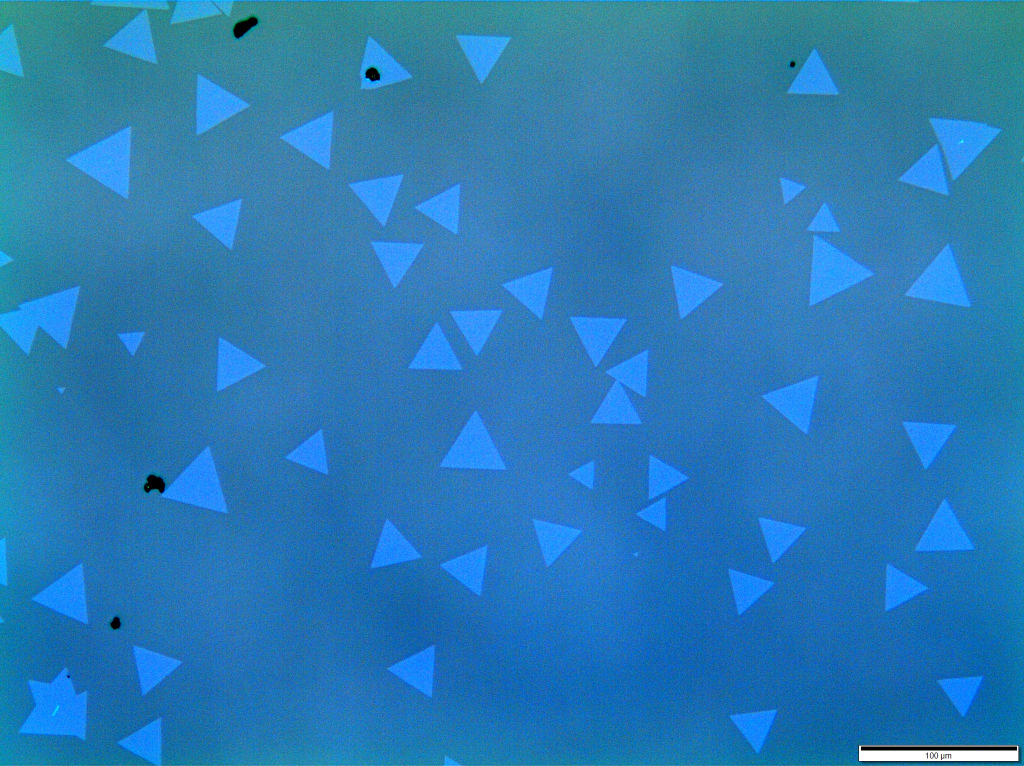
#> input picture testingImage.jpg, 2048 x 1532 px (shown at 1/2 size)
$ jupyter execute ImageProcessScript.ipynb
#> lines starting #> are read from the running program, lines starting #| are printed output that depends on the picture; after the words box and inside, x2 and y2 are one past the last pixel; in counts of white or black regions, pixels touching at a corner belong together
[cell 1]
# Core
import numpy as np
import cv2
import io
from skimage.measure import label, regionprops

# Visualization
from matplotlib import pyplot as plt
import matplotlib.patches as mpatches

# File Chooser
import tkinter as tk
from tkinter import filedialog

[cell 2]
# Settings & Globals
printText = False

kernel = np.ones((3, 3), np.uint8)

[cell 3]
# Get Image
def getImage(file_path="", blockSize=505, C=-2):
    root = tk.Tk()
    root.withdraw()
    if file_path == "":
        file_path = filedialog.askopenfilename(filetypes=[("Image Files", ".png .jpg")])
    src_img = cv2.imread(file_path)
    copy = src_img.copy()
    copy[:, :, 1] = copy[:, :, 2] = 0
    gray = cv2.cvtColor(copy, cv2.COLOR_BGR2GRAY)
    gray = cv2.adaptiveThreshold(
        gray, 255, cv2.ADAPTIVE_THRESH_GAUSSIAN_C, cv2.THRESH_BINARY, blockSize, C
    )  ########## 2 magic numbers here
    return gray

[cell 4]
# Noise Removal
def noiseRemoval(gray, openIter=3, closeIter=3):
    clean = cv2.morphologyEx(gray, cv2.MORPH_OPEN, kernel, iterations=openIter)
    clean = cv2.morphologyEx(clean, cv2.MORPH_CLOSE, kernel, iterations=closeIter)
    return clean

[cell 5]
# Get Coverage
def getCoverage(clean):
    coverage = np.count_nonzero(clean) / (clean.shape[0] * clean.shape[1])
    if printText:
        print(str(coverage) + "%")
    return coverage

[cell 6]
# copied from JUN_NETWORKS at https://stackoverflow.com/questions/7821518/matplotlib-save-plot-to-numpy-array
def get_img_from_fig(fig, dpi=180):
    buf = io.BytesIO()
    fig.savefig(buf, format="png", dpi=180)
    buf.seek(0)
    img_arr = np.frombuffer(buf.getvalue(), dtype=np.uint8)
    buf.close()
    img = cv2.imdecode(img_arr, 1)
    img = cv2.cvtColor(img, cv2.COLOR_BGR2RGB)

    return img

[cell 7]
# Get Regions
def getRegions(sourceImage,clean, blockSize=403, C=-4, minArea=0.00025, boxColor="red"):
    sure_bg = cv2.dilate(clean, kernel, iterations=1)
    dist_transform = cv2.distanceTransform(sure_bg, cv2.DIST_L2, 0)
    dist_transform = np.uint8(dist_transform)
    dt_fg = cv2.adaptiveThreshold(
        dist_transform, 255, cv2.ADAPTIVE_THRESH_MEAN_C, cv2.THRESH_BINARY, 403, -4
    )
    unknown = cv2.subtract(sure_bg, dt_fg)
    ret, markers = cv2.connectedComponents(dt_fg)
    markers = markers + 1
    markers[unknown == 255] = 0
    shedded = cv2.watershed(sourceImage, markers)
    edge = markers == -1
    edge = cv2.dilate(edge.astype(np.uint8), kernel)

    fig = plt.figure(frameon=False)
    ax = plt.Axes(fig, [0.0, 0.0, 1.0, 1.0])
    ax.set_axis_off()
    fig.add_axes(ax)
    ax.imshow(sourceImage)

    label_image = label(markers)
    region_count = 0
    height = label_image.shape[1]
    width = label_image.shape[0]
    for region in regionprops(label_image):
        if region.area >= (minArea * height * width):  # Aribtuary
            region_count += 1
            minr, minc, maxr, maxc = region.bbox
            rect = mpatches.Rectangle(
                (minc, minr),
                maxc - minc,
                maxr - minr,
                fill=False,
                edgecolor=boxColor,
                linewidth=1,
            )
            ax.add_patch(rect)

    regionsFound=get_img_from_fig(plt)
#     plt.savefig("regionsFound.png")
#     regionsFound = cv2.imread("regionsFound.png")
#     regionsFound = cv2.cvtColor(regionsFound, cv2.COLOR_BGR2RGB)

    if printText:
        print(region_count)

    return region_count, regionsFound

[cell 8]
def processImage(
    file_path="",
    blockSize1=505,
    C1=-2,
    blockSize2=403,
    openIter=3,
    closeIter=3,
    C2=-4,
    minArea=0.00025,
    boxColor="red",
):
#> called with file_path = 'testingImage.jpg', blockSize1 = 505, C1 = -2, blockSize2 = 403, openIter = 3, closeIter = 3, C2 = -4, minArea = 0.00025
    sourceImage = cv2.imread(file_path)
#> sourceImage is the input picture: shape (1532, 2048, 3); mean B, G, R 182, 123.1, 41
    sourceImage = cv2.cvtColor(sourceImage, cv2.COLOR_BGR2RGB)
    gray = getImage(file_path, blockSize1, C1)
#> in getImage, `gray = cv2.adaptiveThreshold( gray, 255, cv2.ADAPTIVE_THRESH_GAUSSIAN_..`:
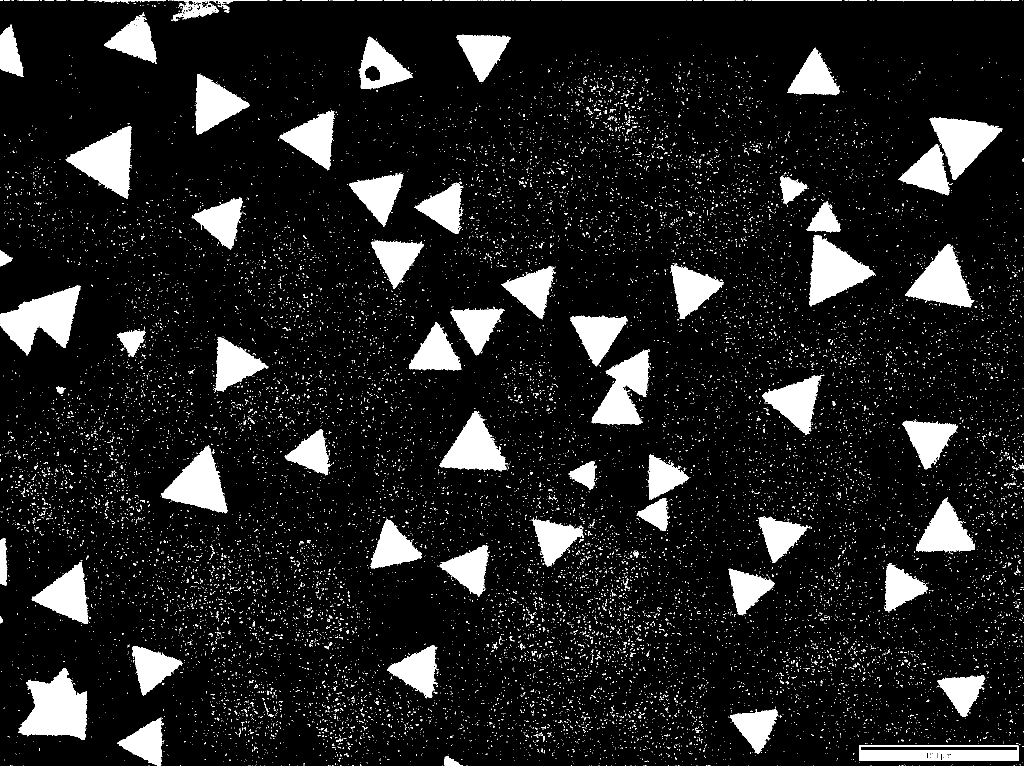
#> gray: shape (1532, 2048) (shown at 1/2 size); 11.3% white; 17774 white regions (17527 under 20 px), largest, box (x1, y1, x2, y2) and area: (37, 1336, 175, 1480) 12384, (0, 570, 162, 711) 11723, (131, 252, 264, 398) 9981
    clean = noiseRemoval(gray, openIter, closeIter)
#> in noiseRemoval, `clean = cv2.morphologyEx(gray, cv2.MORPH_OPEN, kernel, iterations=open..`: clean: shape (1532, 2048); 9.1% white; 63 white regions, largest, box (x1, y1, x2, y2) and area: (40, 1338, 173, 1479) 12120, (0, 572, 159, 706) 11575, (134, 253, 262, 395) 9822
#> in noiseRemoval, `clean = cv2.morphologyEx(clean, cv2.MORPH_CLOSE, kernel, iterations=cl..`: clean: shape (1532, 2048); 9.1% white; 60 white regions, largest, box (x1, y1, x2, y2) and area: (1801, 236, 2000, 389) 14083, (40, 1338, 173, 1479) 12138, (0, 572, 159, 706) 11592
    coverage = getCoverage(clean)
#> in getCoverage, `coverage = np.count_nonzero(clean) / (clean.shape[0] * clean.shape[1])`: coverage = 0.0911
#> coverage = 0.0911
    regionCount, regionsFound = getRegions(
        sourceImage, clean, blockSize2, C2, minArea, boxColor
    )
#> in getRegions, `sure_bg = cv2.dilate(clean, kernel, iterations=1)`: sure_bg: shape (1532, 2048); 9.8% white; 60 white regions, largest, box (x1, y1, x2, y2) and area: (1800, 235, 2001, 390) 15001, (39, 1337, 174, 1480) 12744, (0, 571, 160, 707) 12228
#> in getRegions, `dt_fg = cv2.adaptiveThreshold( dist_transform, 255, cv2.ADAPTIVE_THRES..`: dt_fg: shape (1532, 2048); 6.7% white; 58 white regions (4 under 20 px), largest, box (x1, y1, x2, y2) and area: (44, 1348, 168, 1473) 9618, (0, 576, 155, 701) 9224, (139, 259, 257, 390) 7781
#> in getRegions, `unknown = cv2.subtract(sure_bg, dt_fg)`: unknown: shape (1532, 2048); 3% white; 61 white regions, largest, box (x1, y1, x2, y2) and area: (1800, 235, 2001, 390) 4177, (1183, 700, 1297, 850) 3410, (39, 1337, 174, 1480) 3126
#> in getRegions, `ret, markers = cv2.connectedComponents(dt_fg)`:
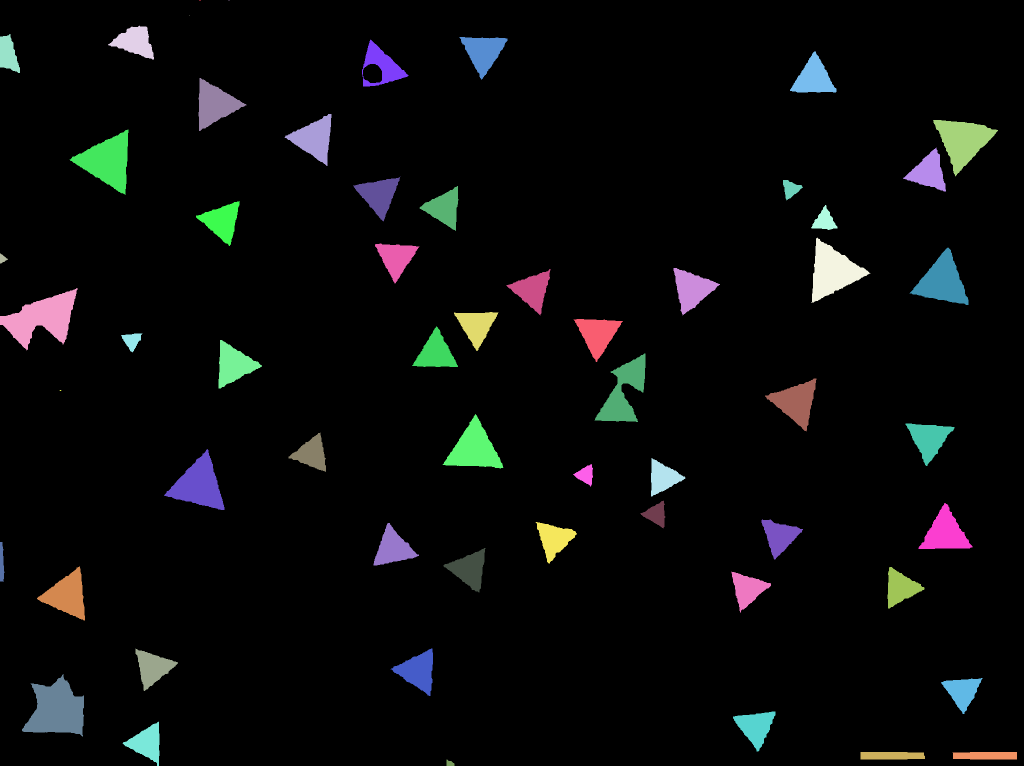
#> markers: shape (1532, 2048) int32 (shown at 1/2 size); 59 distinct labels, from 0 to 58; one colour per label, 0 black
#> in getRegions, `ret, markers = cv2.connectedComponents(dt_fg)`: ret = 59
#> in getRegions, `markers = markers + 1`:
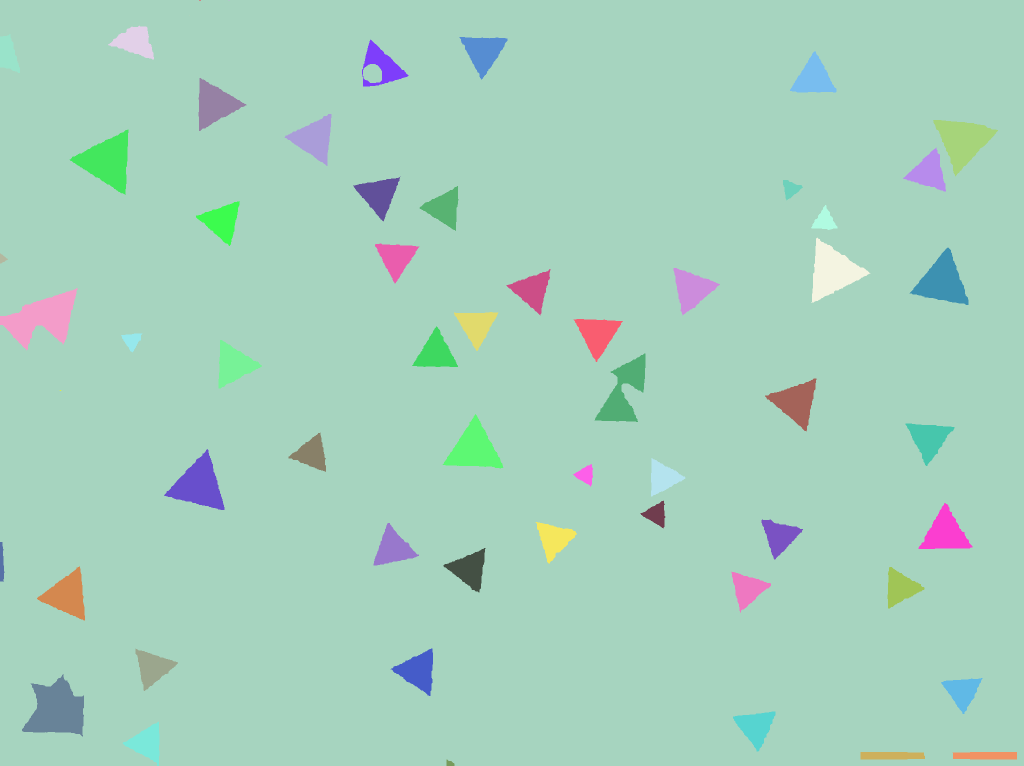
#> markers: shape (1532, 2048) int32 (shown at 1/2 size); 59 distinct labels, from 1 to 59; one colour per label, 0 black
#> in getRegions, `markers[unknown == 255] = 0`: markers: shape (1532, 2048) int32; 60 distinct labels, from 0 to 59
#> in getRegions, `shedded = cv2.watershed(sourceImage, markers)`:
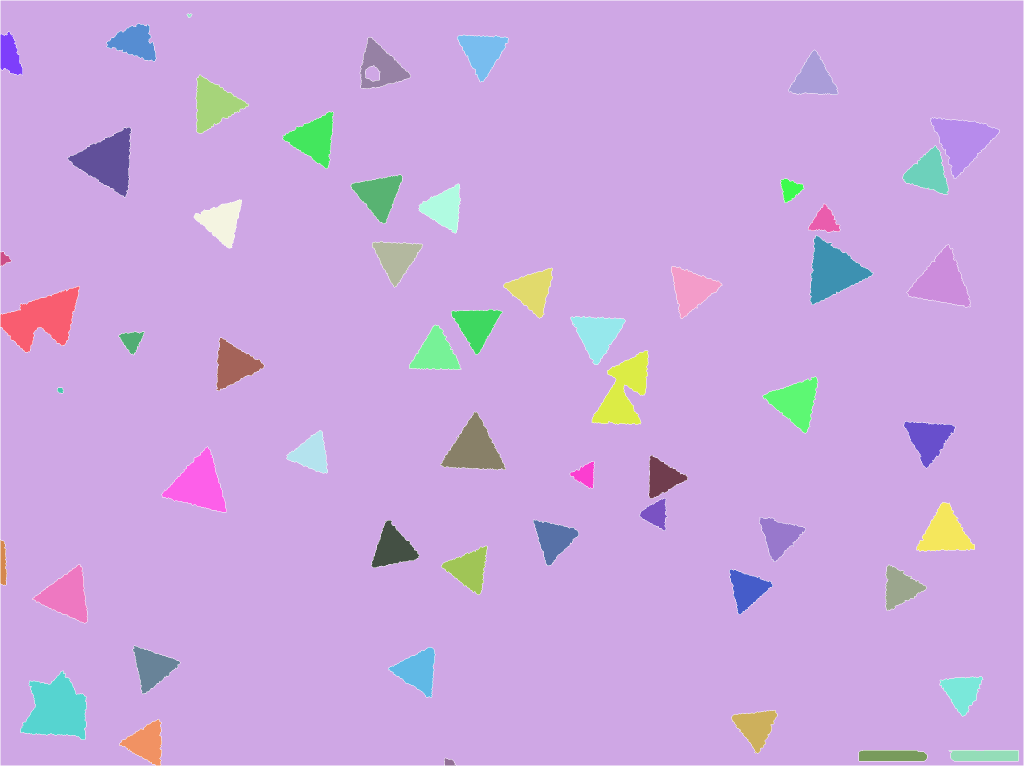
#> shedded: shape (1532, 2048) int32 (shown at 1/2 size); 58 distinct labels, from -1 to 59; one colour per label, 0 black, -1 white
#> in getRegions, `edge = markers == -1`: edge: shape (1532, 2048) bool; 0.74% white in thin lines or dots
#> in getRegions, `edge = cv2.dilate(edge.astype(np.uint8), kernel)`: edge: shape (1532, 2048); values 0 (black) and 1 (white), 2.4% white; 52 white regions, largest, box (x1, y1, x2, y2) and area: (0, 0, 2048, 1532) 18649, (1182, 700, 1298, 851) 2047, (39, 1340, 175, 1481) 1893
#> in getRegions, `label_image = label(markers)`:
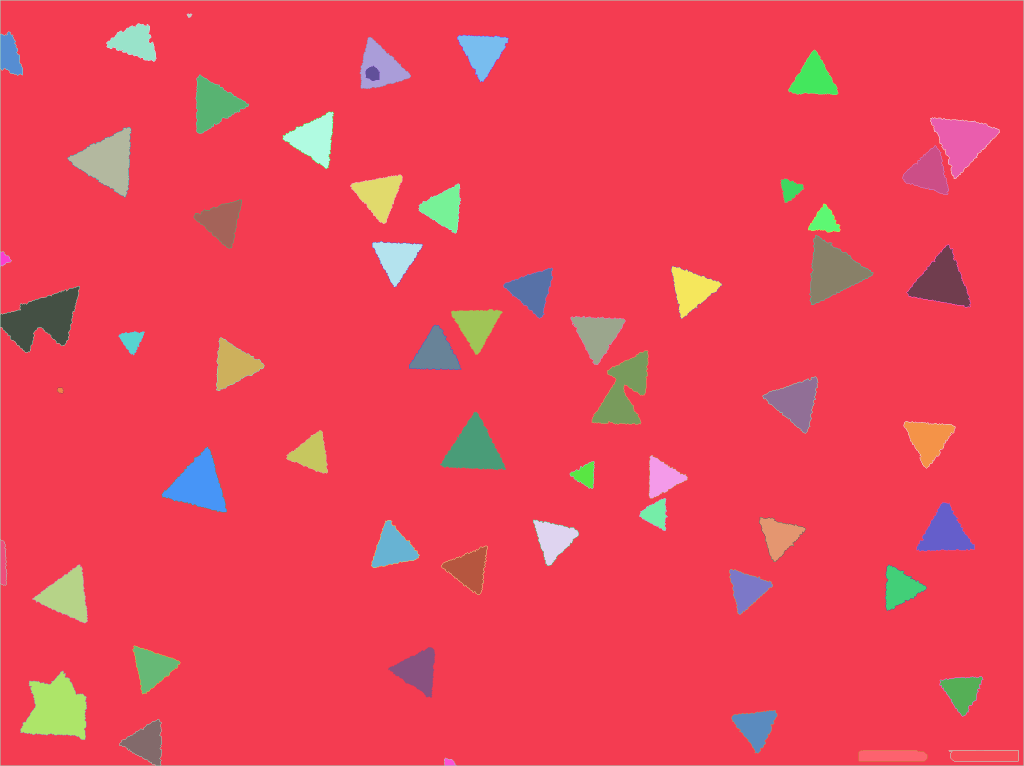
#> label_image: shape (1532, 2048) int64 (shown at 1/2 size); 110 distinct labels, from 1 to 110; one colour per label, 0 black
#> the loop in getRegions, `for region in regionprops(label_image):` made 110 passes
#> (minr, minc, maxr, maxc) on passes 1, 2, 6, 7, 9, 11, 13, 17, 19, 21, 23, 25: (0, 0, 1532, 2048), (1, 1, 1531, 2047), (47, 213, 123, 312), (64, 1, 151, 45), (70, 915, 164, 1017), (75, 720, 177, 821), (100, 1577, 189, 1676), (150, 392, 267, 497), (224, 566, 337, 667), (236, 1861, 357, 1999), (255, 135, 394, 262), (292, 1806, 389, 1897)
#> after the loop in getRegions, `for region in regionprops(label_image):`: region_count = 54
#> in get_img_from_fig, `img = cv2.imdecode(img_arr, 1)`:
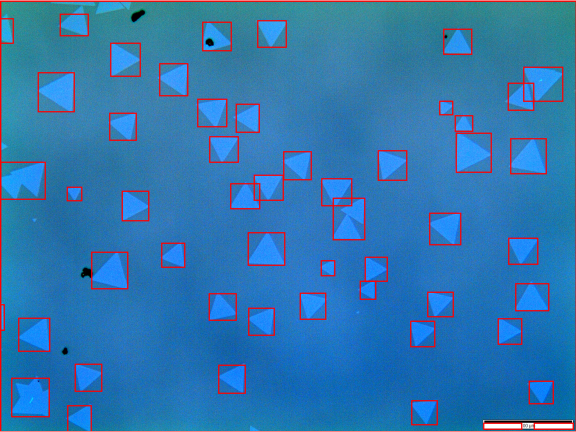
#> img: shape (864, 1152, 3) (shown at 1/2 size); mean B, G, R 175.2, 118.4, 48.4
#> regionCount = 54
    return coverage, regionCount, regionsFound

[cell 9]
def _init_():
    return

[cell 10]
a, b, c = processImage("testingImage.jpg")
#> a = 0.0911; b = 54
